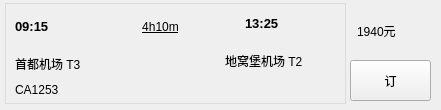
<?xml version="1.0" encoding="UTF-8"?>
<ui version="4.0">
 <class>Form</class>
 <widget class="QWidget" name="Form">
  <property name="geometry">
   <rect>
    <x>0</x>
    <y>0</y>
    <width>441</width>
    <height>110</height>
   </rect>
  </property>
  <property name="windowTitle">
   <string>Form</string>
  </property>
  <widget class="QPushButton" name="btn_Order">
   <property name="geometry">
    <rect>
     <x>350</x>
     <y>60</y>
     <width>81</width>
     <height>41</height>
    </rect>
   </property>
   <property name="text">
    <string>订</string>
   </property>
  </widget>
  <widget class="QFrame" name="frame">
   <property name="geometry">
    <rect>
     <x>5</x>
     <y>3</y>
     <width>341</width>
     <height>101</height>
    </rect>
   </property>
   <property name="styleSheet">
    <string notr="true">#frame{border:1px solid rgb(220,220,220)}</string>
   </property>
   <widget class="QLabel" name="txt_DepartTime">
    <property name="geometry">
     <rect>
      <x>10</x>
      <y>3</y>
      <width>111</width>
      <height>41</height>
     </rect>
    </property>
    <property name="font">
     <font>
      <pointsize>10</pointsize>
      <bold>true</bold>
     </font>
    </property>
    <property name="text">
     <string>09:15</string>
    </property>
   </widget>
   <widget class="QLabel" name="txt_ArriveTime">
    <property name="geometry">
     <rect>
      <x>240</x>
      <y>0</y>
      <width>101</width>
      <height>41</height>
     </rect>
    </property>
    <property name="font">
     <font>
      <pointsize>10</pointsize>
      <bold>true</bold>
     </font>
    </property>
    <property name="text">
     <string>13:25</string>
    </property>
   </widget>
   <widget class="QLabel" name="label_3">
    <property name="geometry">
     <rect>
      <x>100</x>
      <y>3</y>
      <width>111</width>
      <height>41</height>
     </rect>
    </property>
    <property name="font">
     <font>
      <underline>true</underline>
      <strikeout>false</strikeout>
     </font>
    </property>
    <property name="text">
     <string>4h10m</string>
    </property>
    <property name="alignment">
     <set>Qt::AlignCenter</set>
    </property>
   </widget>
   <widget class="QLabel" name="txt_Depart">
    <property name="geometry">
     <rect>
      <x>10</x>
      <y>40</y>
      <width>111</width>
      <height>41</height>
     </rect>
    </property>
    <property name="text">
     <string>首都机场 T3</string>
    </property>
   </widget>
   <widget class="QLabel" name="txt_Arrive">
    <property name="geometry">
     <rect>
      <x>220</x>
      <y>37</y>
      <width>111</width>
      <height>41</height>
     </rect>
    </property>
    <property name="text">
     <string>地窝堡机场 T2</string>
    </property>
   </widget>
   <widget class="QLabel" name="txt_craftType">
    <property name="geometry">
     <rect>
      <x>10</x>
      <y>76</y>
      <width>111</width>
      <height>21</height>
     </rect>
    </property>
    <property name="text">
     <string>CA1253</string>
    </property>
   </widget>
  </widget>
  <widget class="QLabel" name="txt_price">
   <property name="geometry">
    <rect>
     <x>357</x>
     <y>10</y>
     <width>69</width>
     <height>41</height>
    </rect>
   </property>
   <property name="text">
    <string>1940元</string>
   </property>
  </widget>
 </widget>
 <resources/>
 <connections/>
</ui>
